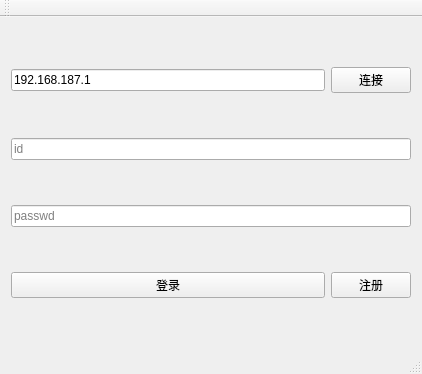
<?xml version="1.0" encoding="UTF-8"?>
<ui version="4.0">
 <class>MainWindow</class>
 <widget class="QMainWindow" name="MainWindow">
  <property name="geometry">
   <rect>
    <x>0</x>
    <y>0</y>
    <width>422</width>
    <height>374</height>
   </rect>
  </property>
  <property name="windowTitle">
   <string>MainWindow</string>
  </property>
  <widget class="QWidget" name="centralWidget">
   <layout class="QGridLayout" name="gridLayout">
    <item row="3" column="0">
     <widget class="QPushButton" name="pushButton_login">
      <property name="text">
       <string>登录</string>
      </property>
     </widget>
    </item>
    <item row="3" column="1">
     <widget class="QPushButton" name="pushButton_register">
      <property name="text">
       <string>注册</string>
      </property>
     </widget>
    </item>
    <item row="0" column="1">
     <widget class="QPushButton" name="pushButton_connect">
      <property name="text">
       <string>连接</string>
      </property>
     </widget>
    </item>
    <item row="0" column="0">
     <widget class="QLineEdit" name="lineEdit_ip">
      <property name="text">
       <string>192.168.187.1</string>
      </property>
      <property name="placeholderText">
       <string>ip</string>
      </property>
      <property name="cursorMoveStyle">
       <enum>Qt::LogicalMoveStyle</enum>
      </property>
      <property name="clearButtonEnabled">
       <bool>false</bool>
      </property>
     </widget>
    </item>
    <item row="2" column="0" colspan="2">
     <widget class="QLineEdit" name="lineEdit_Passwd">
      <property name="text">
       <string/>
      </property>
      <property name="placeholderText">
       <string>passwd</string>
      </property>
     </widget>
    </item>
    <item row="1" column="0" colspan="2">
     <widget class="QLineEdit" name="lineEdit_id">
      <property name="text">
       <string/>
      </property>
      <property name="placeholderText">
       <string extracomment="账号">id</string>
      </property>
     </widget>
    </item>
   </layout>
  </widget>
  <widget class="QMenuBar" name="menuBar">
   <property name="geometry">
    <rect>
     <x>0</x>
     <y>0</y>
     <width>422</width>
     <height>26</height>
    </rect>
   </property>
  </widget>
  <widget class="QToolBar" name="mainToolBar">
   <attribute name="toolBarArea">
    <enum>TopToolBarArea</enum>
   </attribute>
   <attribute name="toolBarBreak">
    <bool>false</bool>
   </attribute>
  </widget>
  <widget class="QStatusBar" name="statusBar"/>
 </widget>
 <layoutdefault spacing="6" margin="11"/>
 <resources/>
 <connections/>
</ui>
